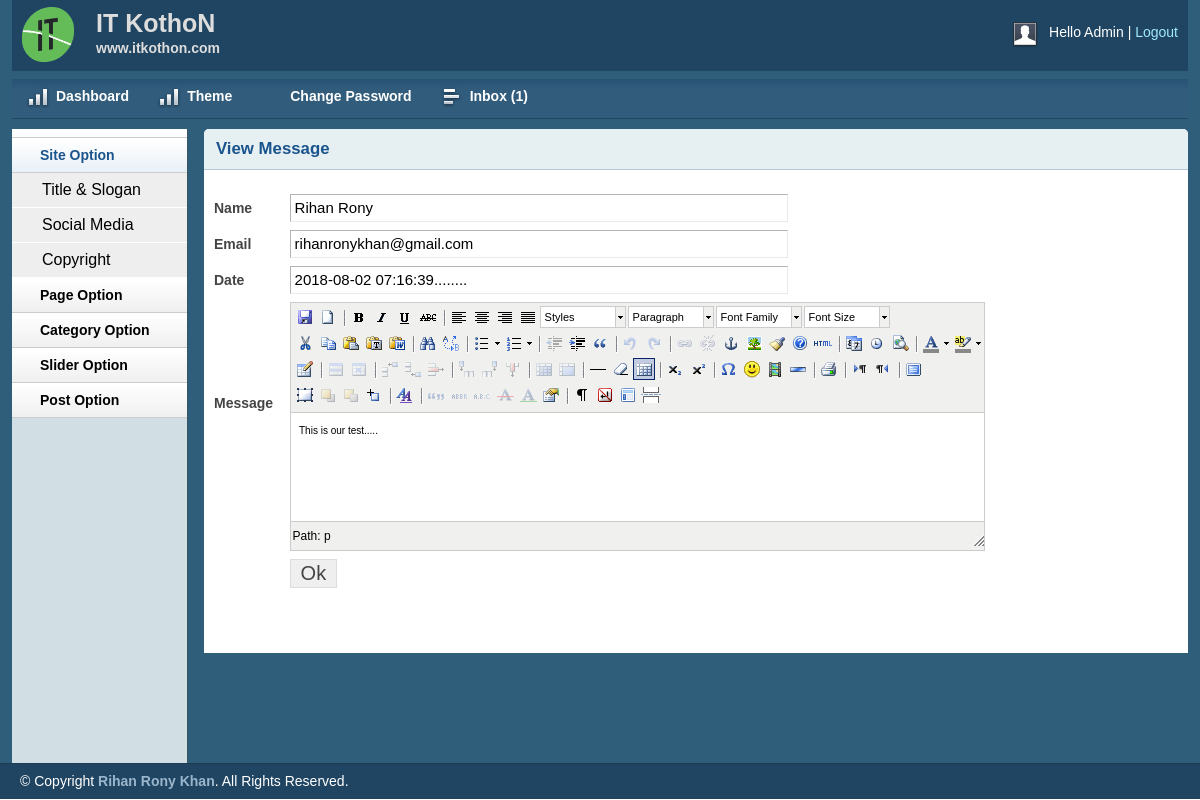
/admin/viewmsg.php?msgid=1 (signed in), run on the app's committed database.
### tables this page shows
CREATE TABLE `tbl_contact` (
  `id` int(11) NOT NULL,
  `firstname` varchar(255) NOT NULL,
  `lastname` varchar(255) NOT NULL,
  `email` varchar(255) NOT NULL,
  `body` text NOT NULL,
  `status` int(11) NOT NULL DEFAULT '0',
  `date` timestamp NOT NULL DEFAULT CURRENT_TIMESTAMP
);

### lib/Database.php (called while the page is built, shortened)
<?php
Class Database{
	public $host   = DB_HOST;
	public $user   = DB_USER;
	public $pass   = DB_PASS;
	public $dbname = DB_NAME;
	public $link;
	private function connectDB(){
	$this->link = new mysqli($this->host, $this->user, $this->pass, $this->dbname);
 }
	public function select($query){
		$result = $this->link->query($query) or die($this->link->error.__LINE__);
		if($result->num_rows > 0){
			return $result;
		} else {
			return false;
		}
	}
}

### helpers/format.php (called while the page is built, shortened)
<?php
	class format{
		public function textShorten($text, $limit=400){
			$text=$text. " ";
			$text=substr($text,0,$limit);
			$text=substr($text,0,strrpos($text,' '));
			$text=$text."........";
			return $text;
		}
	}
?>

### admin/viewmsg.php (the view, shortened to what this page needs)
<?php
    include('inc/header.php');
    include('inc/sidebar.php');
?>
<?php
    if(!isset($_GET['msgid']) || $_GET['msgid'] == NULL){
        echo "<script>window.location= 'inbox.php';</script>";
    }else{
        $id = $_GET['msgid'];
    }
?>
        <div class="grid_10">
            <div class="box round first grid">
                <h2>View Message</h2>
                <div class="block">
                 <form action="viewmsg.php" method="post">
                    <?php
                        $query="select * from tbl_contact where id='$id'";
                        $msg=$db->select($query);
                        if($msg){
                            while ($result=$msg->fetch_assoc()) {
                            ?>
                    <table class="form">
                        <tr>
                            <td>
                                <label>Name</label>
                            </td>
                            <td>
                                <input type="text" readonly value="<?php echo $result['firstname'].' '.$result['lastname'];?>" class="medium" />
                            </td>
                        </tr>
                        <tr>
                            <td>
                                <label>Email</label>
                            </td>
                            <td>
                                <input type="text" readonly value="<?php echo $result['email'];?>" class="medium" />
                            </td>
                        </tr>
                        <tr>
                            <td>
                                <label>Date</label>
                            </td>
                            <td>
                                <input type="text" readonly value="<?php echo $fm->textShorten($result['date']);?>" class="medium" />
                            </td>
                        </tr>
                            <td>
                                <label>Message</label>
                            </td>
                            <td>
                            </td>
						<tr>
                            <td></td>
                            <td>
                                <input type="submit" name="submit" Value="Ok" />
                            </td>
                        </tr>
                    </table>
                    <?php } } ?>
                    </form>
                </div>
            </div>
        </div>
<?php
    include('inc/footer.php');
?>

### admin/css/layout.css (style rules this page uses)
body { background: #fff none repeat scroll 0 0; color: #444; font-size: 14px; padding: 0; }
h1, h2, h3, h4, h5, h6 { line-height:1.2em; margin-bottom:.3em; }
h2 { margin-top:1em; }
.box { background:#fff; margin-bottom:20px; padding:10px 10px 10px 10px; margin-left:-8px; }
.box.grid { padding-bottom:40px; }
.box.round { -moz-border-radius: 5px 5px 0px 0px; -webkit-border-radius: 5px 5px 0px 0px; border-radius: 5px 5px 0px 0px; }
.box h2 { font-size:1.2em; font-weight:bold; color:#1B548D; background:#E6F0F3; margin:-10px -10px 0 -10px; padding:10px 12px; border-bottom:1px solid #B3CBD6; -moz-border-radius: 5px 5px 0px 0px; -webkit-border-radius: 5px 5px 0px 0px; border-radius: 5px 5px 0px 0px; }
.box.first { min-height: 406px; }
.block { padding-top:20px; }
table.form { width:100%; }
table.form td { padding:4px 0px; }
table.form label { font-weight:bold; }
table.form input, table.form select { font-size: 15px; padding: 4px 4px 5px 4px; border-top: 1px solid #b3b3b3; border-left: 1px solid #b3b3b3; border-right: 1px solid #eaeaea; border-bottom: 1px solid #eaeaea; }
table.form input[type="submit"] { border: 1px solid #ddd; color: #444; cursor: pointer; font-size: 20px; padding: 2px 10px; }
input.medium { width: 55%; }
.block { padding-bottom:1px; }

### admin/js/tiny-mce/themes/advanced/skins/default/content.css (style rules this page uses)
body, td, pre { color:#000; font-family:Verdana, Arial, Helvetica, sans-serif; font-size:10px; margin:8px; }
body { background:#FFF; }
h2 { font-size: 1.5em }
table, img, hr, .mceItemAnchor { cursor:default }
table td, table th { cursor:text }

### data on the page
tbl_contact: firstname+lastname "Rihan Rony", email "rihanronykhan@gmail.com", date "2018-08-02 07:16:39........"

### other printed values
$count "1"
